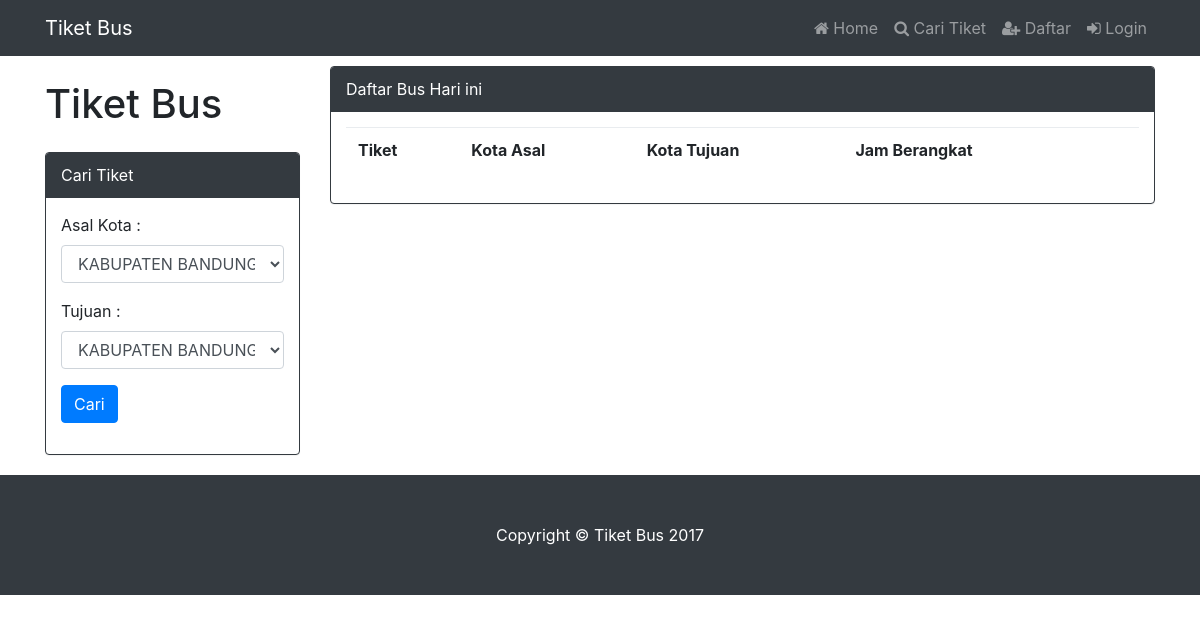
Before: / with the older database file.
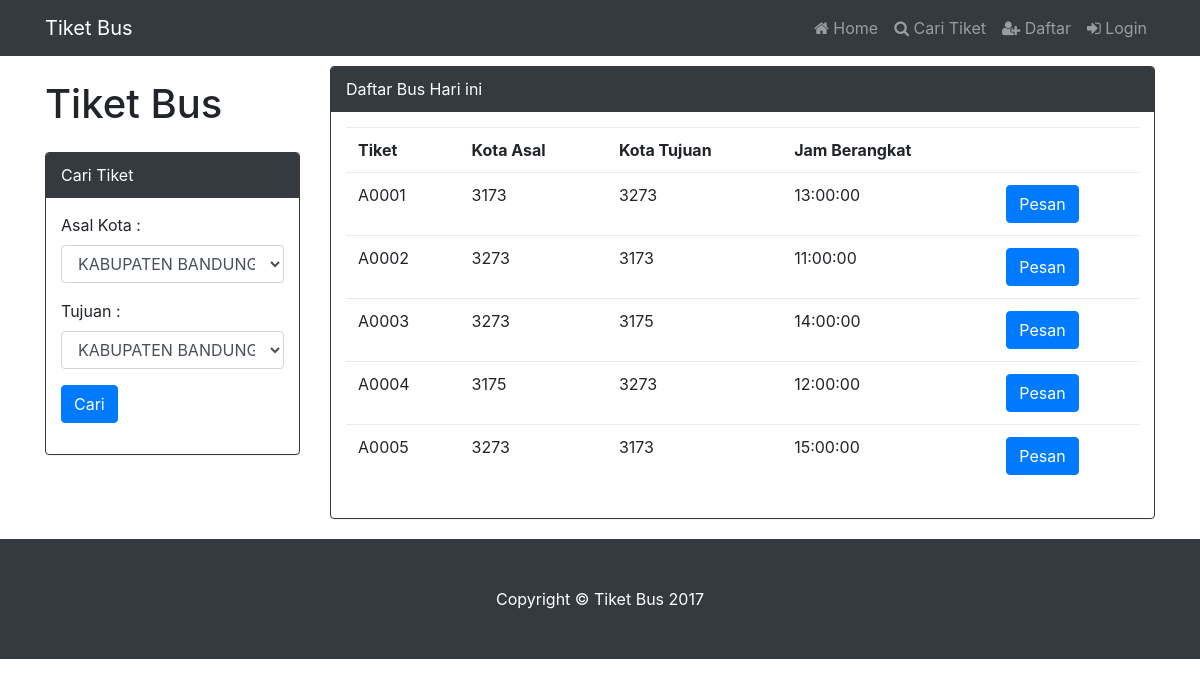
After: the same page with the newer database file.
### tables this page shows
CREATE TABLE `tiket` (
  `kd_tiket` varchar(5) NOT NULL,
  `kd_bus` char(5) DEFAULT NULL,
  `tgl` date DEFAULT NULL,
  `jam` time DEFAULT NULL,
  `asal` varchar(255) DEFAULT NULL,
  `tujuan` varchar(255) DEFAULT NULL,
  `harga` int(11) DEFAULT NULL,
  `sisa_tiket` int(11) DEFAULT NULL,
  PRIMARY KEY (`kd_tiket`),
  KEY `kd_bus` (`kd_bus`),
  KEY `asal` (`asal`),
  KEY `tujuan` (`tujuan`),
  CONSTRAINT `tiket_ibfk_1` FOREIGN KEY (`kd_bus`) REFERENCES `bus` (`kd_bus`),
  CONSTRAINT `tiket_ibfk_2` FOREIGN KEY (`asal`) REFERENCES `kota` (`id_kota`),
  CONSTRAINT `tiket_ibfk_3` FOREIGN KEY (`tujuan`) REFERENCES `kota` (`id_kota`)
);

### application/controllers/Homepage.php (called while the page is built, shortened)
<?php
class Homepage extends CI_Controller
{
	function __construct()
	{
		$this->load->model('Kota_model');
		$this->load->model('Tiket_model');
	}
	function index()
	{
		$login = array(
    			'isLogin' => $this->session->userdata('isLogin'),
    			'id_pengguna' => $this->session->userdata('id_pengguna'),
    			'nama' => $this->session->userdata('nama'),
    			'role' => $this->session->userdata('role'),
    			 );
    	$data['login'] = $login;
		$data['kota'] = $this->Kota_model->get_all_kota();
		$data['tiket'] = $this->Tiket_model->get_tiketjoin();
		$this->load->view('layouts/header.php', $data);
		$this->load->view('home.php', $data);
	}
}

### index.php (called while the page is built, shortened)
<?php
require_once BASEPATH.'core/CodeIgniter.php';

### application/models/Kota_model.php (called while the page is built, shortened)
<?php
class Kota_model extends CI_Model
{
    function get_all_kota()
    {
        $this->db->order_by('nama_kota', 'asc');
        return $this->db->get('kota')->result_array();
    }
}

### application/models/Tiket_model.php (called while the page is built, shortened)
<?php
class Tiket_model extends CI_Model
{
    function get_Tiketjoin()
        {
            $this->db->select('kd_tiket, kd_bus, tgl, jam, k1.`nama_kota` AS asal_kota, k2.`nama_kota` AS tujuan_kota, asal, tujuan, harga, sisa_tiket');
            $this->db->from('tiket');
            $this->db->join('kota k1', 'tiket.asal = k1.id_kota');
            $this->db->join('kota k2', 'tiket.tujuan = k2.id_kota');
            $this->db->order_by('kd_tiket', 'ASC');
            $query = $this->db->get();
            return $query->result_array();
        }
}

### application/views/home.php (the view, shortened to what this page needs)
<!DOCTYPE html>
<html lang="en">
  <head>
    <link href="<?php echo base_url('assets/bootstrap/css/bootstrap.min.css');?>" rel="stylesheet">
    <link href="<?php echo base_url('assets/bootstrap/css/bootstrap.css');?>" rel="stylesheet">
    <link href="assets/css/shop-homepage.css" rel="stylesheet">
  </head>
  <body>
    <div class="container">
      <div class="row">
        <div class="col-lg-3">
          <h1 class="my-4">Tiket Bus</h1>
          <div class="panel panel-primary">
            <div class="panel-heading">Cari Tiket</div>
            <div class="panel-body">
              <form action="<?= base_url('Cari');?>">
              <div class="form-group">
              <label for="sel1">Asal Kota : </label>
              <select class="form-control required" title='Kota Asal tidak boleh kosong' id="asal">
                  <?php foreach ($kota as $ka) { ?>
                    <option ><?= $ka['nama_kota']; ?></option>
                  <?php } ?>
              </select>
              </div>
              <div class="form-group">
              <label for="sel2">Tujuan : </label>
              <select class="form-control required" title='Kota Tujuan tidak boleh kosong' id="tujuan">
                  <?php foreach ($kota as $kt) { ?>
                    <option ><?= $kt['nama_kota']; ?></option>
                  <?php } ?>
              </select>
              </div>
              <button type="submit" class="btn btn-primary">Cari</button>
              </form>
            </div>
          </div>
        </div>
        <div class="col-lg-9">
          <div class="panel panel-primary">
            <div class="panel-heading" >Daftar Bus Hari ini</div>
            <div class="panel-body">
              <table class="table">
                <tr>
                  <th>Tiket</th>
                  <th>Kota Asal</th>
                  <th>Kota Tujuan</th>
                  <th>Jam Berangkat</th>
                  <th></th>
                </tr>
                <?php foreach ($tiket as $t) { ?>
                    <tr>
                      <td><?= $t['kd_tiket']; ?></td>
                      <td><?= $t['asal']; ?></td>
                      <td><?= $t['tujuan']; ?></td>
                      <td><?= $t['jam']; ?></td>
                      <td><button type="submit" class="btn btn-primary">Pesan</button></td>
                    </tr>
                  <?php } ?>
              </table>
            </div>
          </div>
        </div>
      </div>
    </div>
    <footer class="py-5 bg-dark">
      <div class="container">
        <p class="m-0 text-center text-white">Copyright &copy; Tiket Bus 2017</p>
      </div>
    </footer>
  </body>
</html>

### application/views/layouts/header.php (shortened to what this page needs)
<link rel="stylesheet" type="text/css" href="https://maxcdn.bootstrapcdn.com/font-awesome/4.7.0/css/font-awesome.min.css">
<nav class="navbar navbar-expand-lg navbar-dark bg-dark fixed-top">
      <div class="container">
        <a class="navbar-brand" href="<?= base_url('');?>">Tiket Bus </a>
        <div class="collapse navbar-collapse" id="navbarResponsive">
          <ul class="navbar-nav ml-auto">
            <li class="nav-item">
              <a class="nav-link" href="<?php echo base_url('homepage');?>"><i class="fa fa-home" aria-hidden="true"></i>
 Home
              </a>
            </li>
            <li class="nav-item">
              <a class="nav-link" href="<?= base_url('Cari');?>"><i class="fa fa-search" aria-hidden="true"></i> Cari Tiket</a>
            </li>
            <?php
              if ($login['isLogin']) {
                $teks = ' Status Pemesanan';
                $teks2 = ' Logout';
                $url = base_url('Pesanan');
                $url2 = base_url('login/logout');
                $logo = 'fa fa-list';
                $logo2 = "fa fa-sign-out";
              }else{
                $teks = ' Daftar';
                $teks2 = ' Login';
                $url = base_url('login/register');
                $url2 = base_url('login');
                $logo = "fa fa-user-plus";
                $logo2 = "fa fa-sign-in";
              }
            ?>
            <li class="nav-item">
              <a class="nav-link" href="<?= $url ?>"><i class="<?= $logo ?>" aria-hidden="true"></i>
<?= $teks ?></a>
            </li>
            <li class="nav-item">
              <a class="nav-link" href="<?= $url2 ?>"><i class="<?= $logo2 ?>" aria-hidden="true"></i>
 <?= $teks2 ?></a>
            </li>
          </ul>
        </div>
      </div>
    </nav>

### assets/css/shop-homepage.css (style rules this page uses)
body { padding-top: 54px; }
@media (min-width: 992px) { body { padding-top: 56px; } }

Changed rows visible on the page:
added tiket: kd_tiket "A0001", asal "3173", tujuan "3273", jam "13:00:00"
added tiket: kd_tiket "A0002", asal "3273", tujuan "3173", jam "11:00:00"
added tiket: kd_tiket "A0003", asal "3273", tujuan "3175", jam "14:00:00"
added tiket: kd_tiket "A0004", asal "3175", tujuan "3273", jam "12:00:00"
added tiket: kd_tiket "A0005", asal "3273", tujuan "3173", jam "15:00:00"
